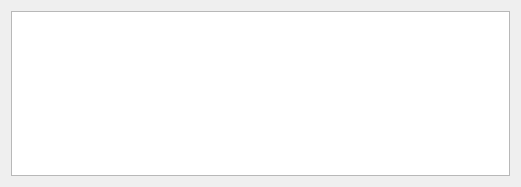
<?xml version="1.0" encoding="UTF-8"?>
<ui version="4.0">
 <class>TimesheetList</class>
 <widget class="QWidget" name="TimesheetList">
  <property name="geometry">
   <rect>
    <x>0</x>
    <y>0</y>
    <width>521</width>
    <height>187</height>
   </rect>
  </property>
  <property name="windowTitle">
   <string>Form</string>
  </property>
  <layout class="QHBoxLayout" name="horizontalLayout">
   <item>
    <widget class="QListView" name="listView"/>
   </item>
  </layout>
 </widget>
 <resources/>
 <connections/>
</ui>
